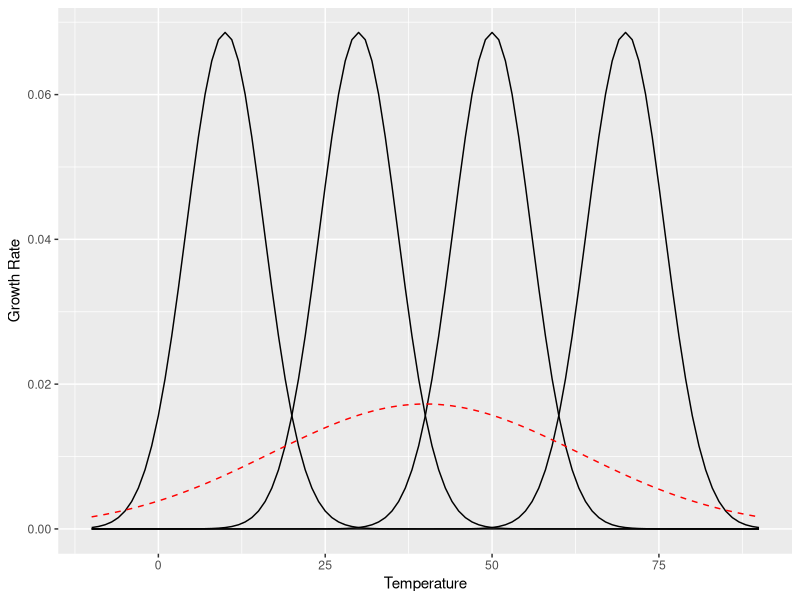
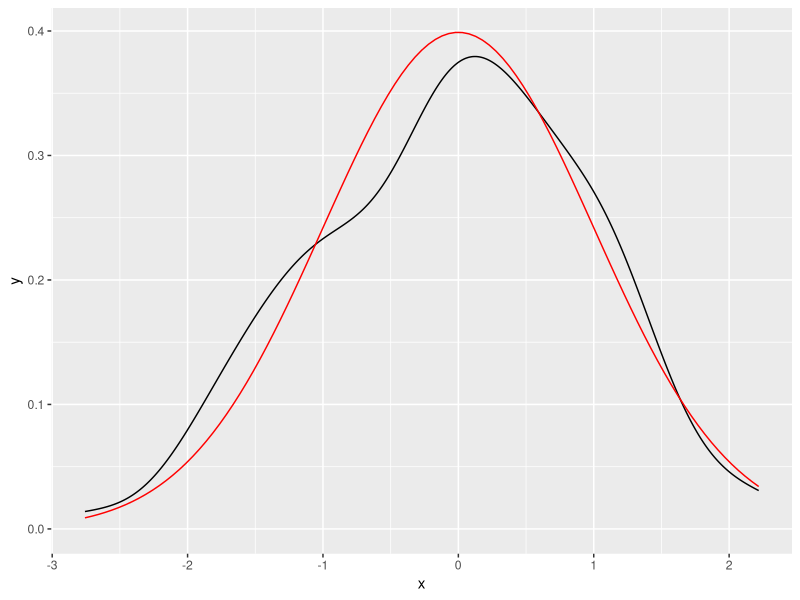
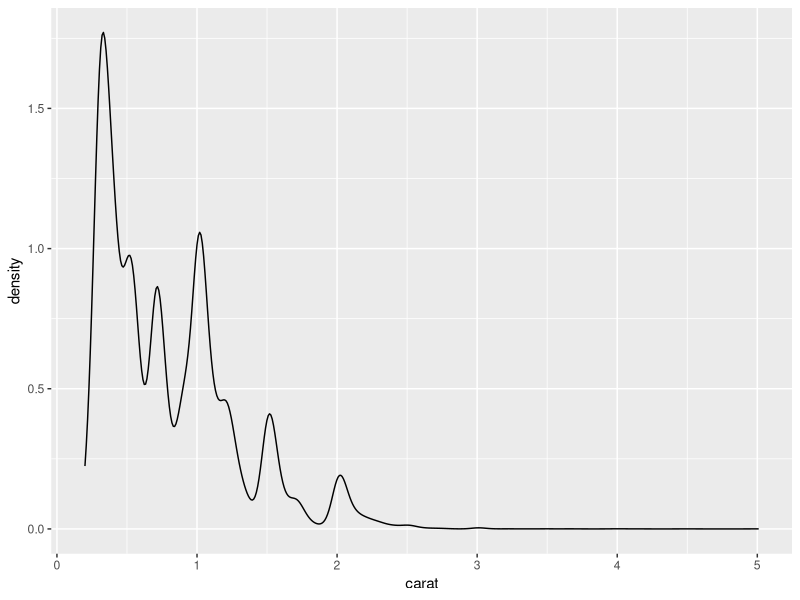
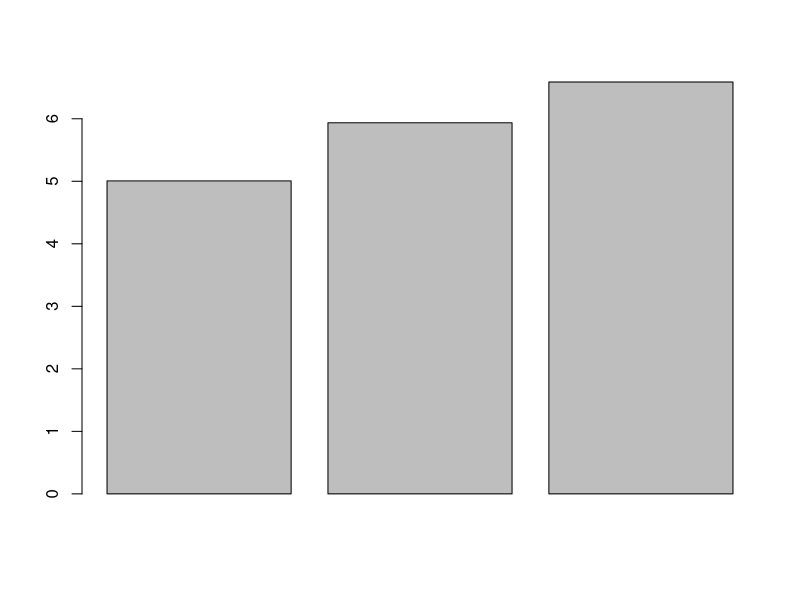
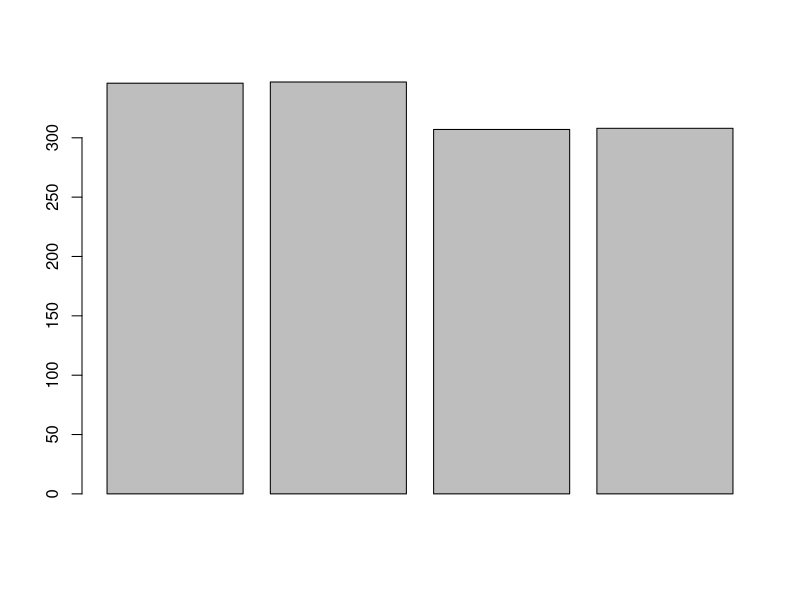
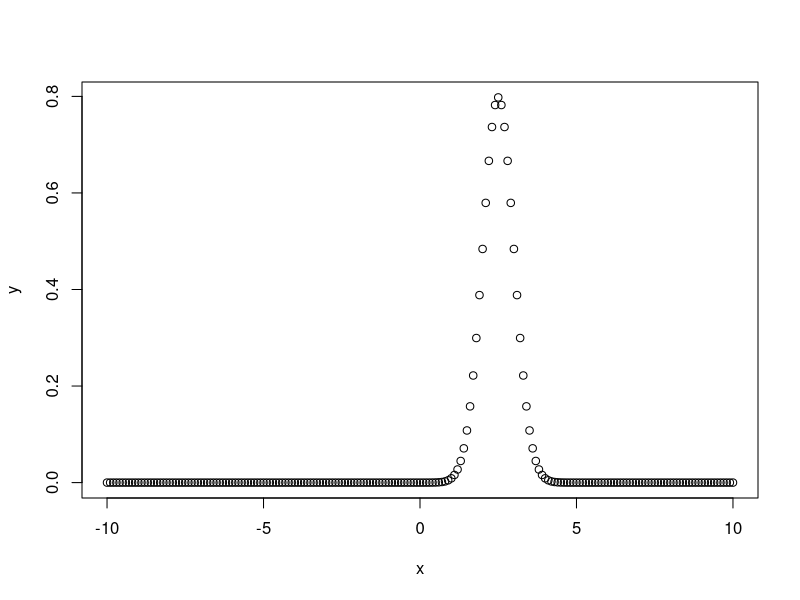
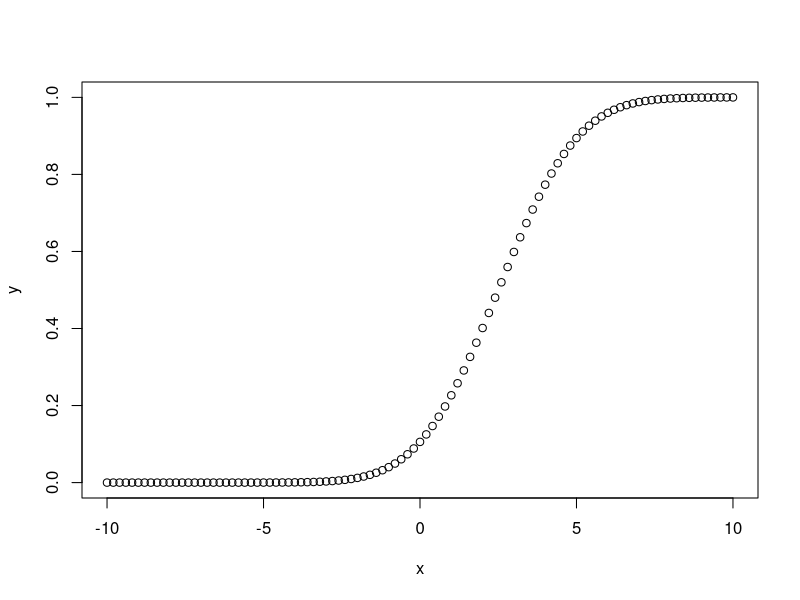
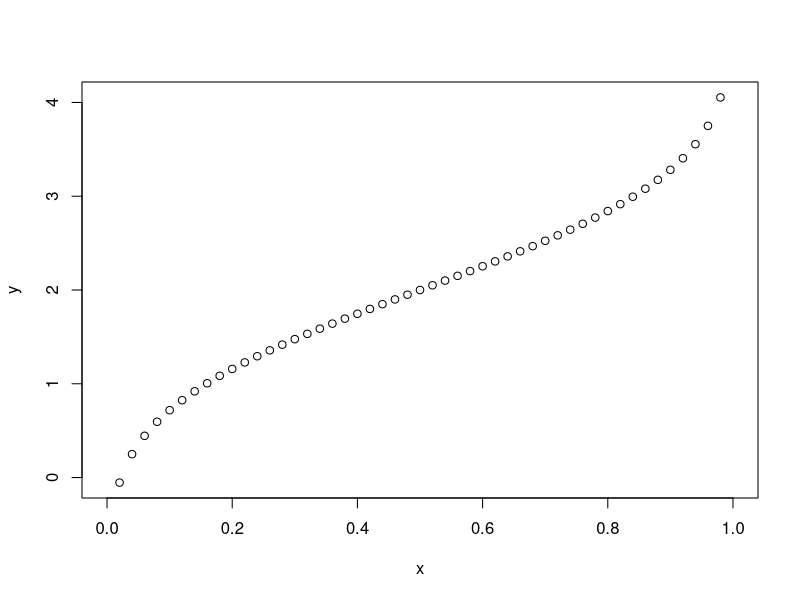

Write the R code that produced these figures, in order.
library(ggplot2)

a <- seq(0, 20, by = .1)
b <- seq(20, 40, by = .1)
c <- seq(40, 60, by = .1)
d <- seq(60, 80, by = .1)

overall_mean <- mean(c(a, b, c, d))
# pull this from real (fake for now) data
overall_sd <- sd(c(a, b, c, d))

p9_3 <- ggplot(data.frame(x = c(-10, 90)), aes(x = x)) +
  stat_function(fun = dnorm, args = list(mean(a), sd(a))) +
  stat_function(fun = dnorm, args = list(mean(b), sd(b))) +
  stat_function(fun = dnorm, args = list(mean(c), sd(c))) +
  stat_function(fun = dnorm, args = list(mean(d), sd(d))) +
  stat_function(fun = dnorm, args = list(overall_mean, overall_sd), colour = "red", linetype="dashed") +
  xlab("Temperature") +
  ylab("Growth Rate")
p9_3

# print ggplot2 data visualization cheat sheet
# stat_function is useful for overlaying functions
set.seed(1492)
ggplot(data.frame(x = rnorm(100)), aes(x)) +
  geom_density() +
  stat_function(fun = dnorm, colour = "red")


ggplot(diamonds, aes(carat)) +
  geom_density()


# calculate the means
iris.mean <- aggregate(x = iris, by = list(iris$Species), FUN = mean)
# create a simple barplot
barplot(iris.mean$Sepal.Length)


beaver.mean <- aggregate(x = beaver1, by = list(beaver1$day), FUN = mean)
beaver_2.mean <- aggregate(x = beaver2, by = list(beaver2$day), FUN = mean)

tree <- rbind(beaver.mean, beaver_2.mean)
names(tree) <- c("Population", "del", "Growth", "Temperature", "Activity")
tree$del <- NULL
barplot(tree$Population)



# dnorm - this function gives height of the probability distribution at each point for a given mean and standard deviation
x <- seq(-10, 10, by = .1)
y <- dnorm(x, mean = 2.5, sd = 0.5)
plot(x, y)

# pnorm - this function gives the probability of a normally distributed random number to be less than the value of a given number. It is also called "Cumulative Distribution Function"
x <- seq(-10, 10, by = 0.2)
y <- pnorm(x, mean = 2.5, sd = 2)
plot(x, y)


# qnorm - this function takes the probability value and gives a number whose cumulative value matches the probability value
x <- seq(0, 1, by = 0.02)
y <- qnorm(x, mean = 2, sd = 1)
plot(x, y)


# rnorm - this function is used to generate random numbers whose distribution is normal. It takes the sample size as input and generates that many random numbers. We draw a histogram to show the distribution of the generated numbers

# create a sample of 50 numbers which are normally distributed
y <- rnorm(50)

hist(y, main = "Normal Distribution")


x1 <- rnorm (3500, mean=65, sd=4.58)
hist(x1)


set.seed(1)
df <- data.frame(Temperature = 10*rnorm(1000))
ggplot(df, aes(x = Temperature)) + 
  geom_histogram(aes(y =..density..),
                 breaks = seq(-50, 50, by = 10), 
                 colour = "black", 
                 fill = "white") +
  stat_function(fun = dnorm, args = list(mean = mean(df$Temperature), sd = sd(df$Temperature)))


ggplot(df, aes(x = Temperature)) + 
  geom_histogram(alpha=0.3, fill='white', colour='black', binwidth=.04) +
  geom_density(aes(y=0.045*..count..), colour="red", adjust=4)
